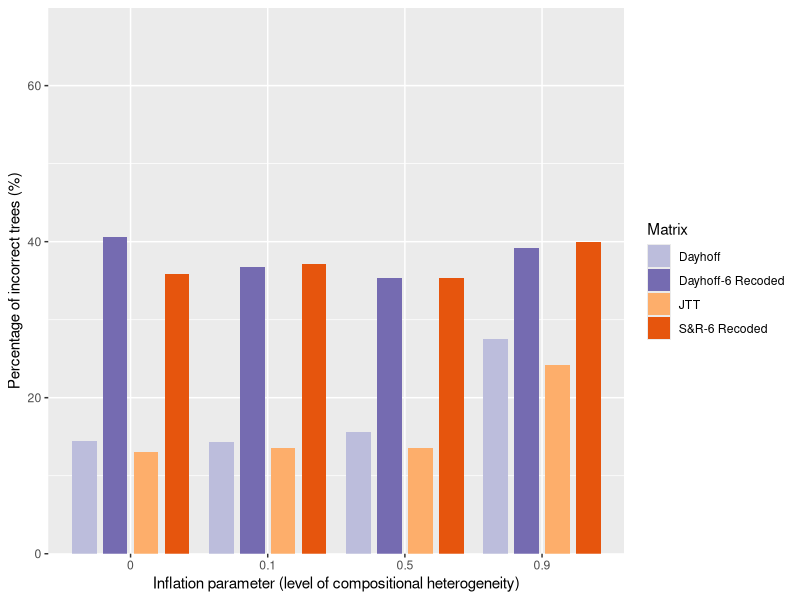

This chart was generated by the following R code:
setwd("/Hernandez_Ryan_2019_RecodingSim/02-COMPOSITIONAL_HETEROGENEITY/01-NULL_DISTRIBUTION/03-TREE0002/")
data <- read.csv('tree0.002_proportions.csv')
data$proportion <- data$proportion*100
names(data)[2]<-"percent"
library(ggplot2)
#replace values for visual purposes
data$inflation.parameter[data$inflation.parameter == "0"] <- "0.25"
data$inflation.parameter[data$inflation.parameter == "0.1"] <- "0.50"
data$inflation.parameter[data$inflation.parameter == "0.5"] <- "0.75"
data$inflation.parameter[data$inflation.parameter == "0.9"] <- "1.00"
b <- ggplot(data, aes(x=inflation.parameter, y=percent)) + geom_bar(aes(fill=type), stat = "identity", position=position_dodge2(preserve = c("total"), padding = 0.2)) 
b + scale_x_discrete(name="Inflation parameter (level of compositional heterogeneity)", breaks =c("0.25", "0.50", "0.75", "1.00"), label=c("0", "0.1","0.5","0.9")) + scale_y_continuous(name="Percentage of incorrect trees (%)", expand = c(0, 0), limits=c(0,70)) + labs(fill="Matrix") + scale_fill_manual(values=c("#bcbddc", "#756bb1","#fdae6b", "#e6550d"))
